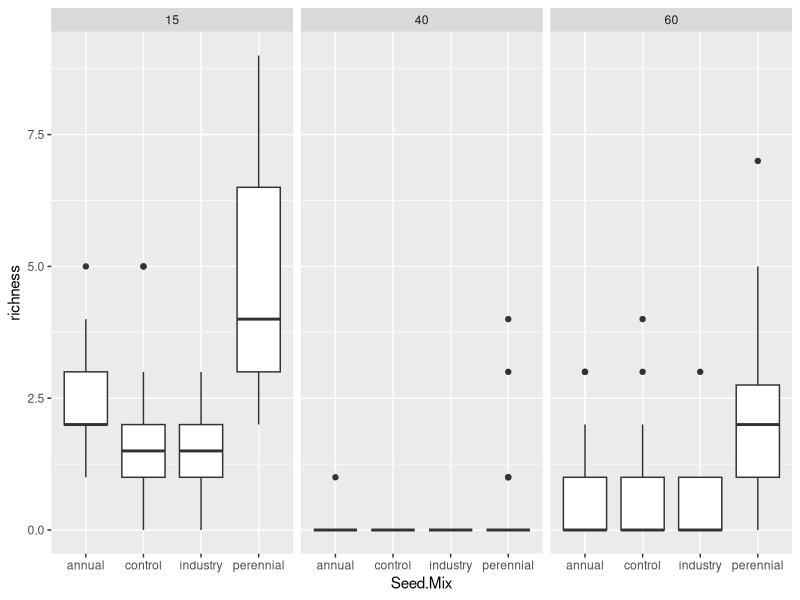
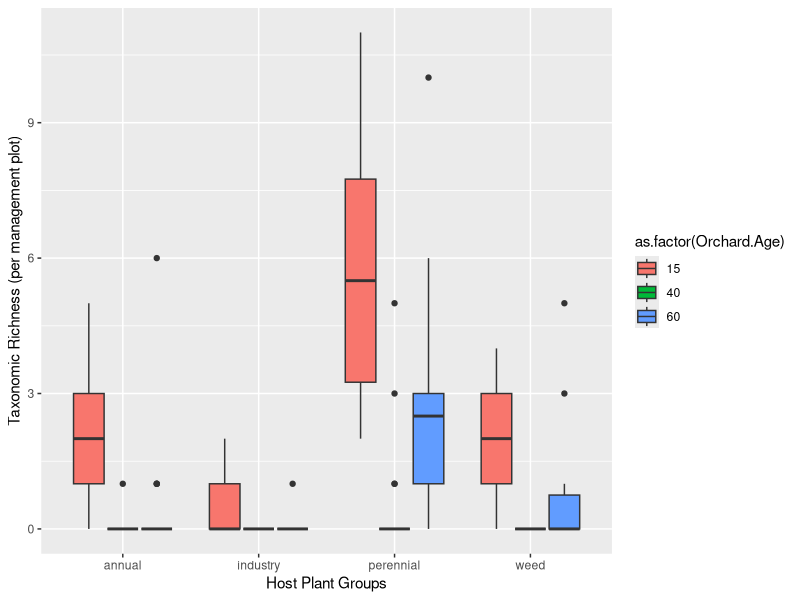

R code for these plots, in order: (Note: this script raises an error after producing the figures.)
## POLLINATOR THESIS PROJECT FIGURES
## Taxonomic richness by seed mix


## Libraries needed
library(tidyverse)
library(ggplot2)
library(dplyr)

#############################
#############################
## Import data
## Clean up column names and columns


#add in a full plot list to account for zeroes
plots <- read.csv("canopy_cover.csv")%>%
  filter(year==2021)%>% #have to do this here
  mutate(seedmix=ifelse(seedmix=="annuals", "annual", ifelse(seedmix=="perennials", "perennial", seedmix)))%>%
  dplyr::select(1:4)
names(plots) <- c("Orchard.Age", "Block", "Management", "Seed.Mix")

collectedpollinators_combined <- read.csv("collectedpollinators_combined.csv")
names(collectedpollinators_combined) <- c("Year", "Day","Month", "Orchard.Age","Block","Management",
                                          "Seed.Mix","Host.Plant","Order","Genus", "Notes",
                                          "Weed.ID", "Count")

collectedpollinators <- collectedpollinators_combined%>%
  mutate(Management=ifelse(Management=="flailscrape"|Management=="scraped", "scraped", ifelse(Management=="flail"|Management=="flailed", "flailed", "unmanaged")))%>%
  mutate(Seed.Mix=ifelse(Seed.Mix=="annuals"|Seed.Mix=="annual", "annual", ifelse(Seed.Mix=="perennials"|Seed.Mix=="perennial", "perennial", Seed.Mix)))%>%
  group_by(Year, Orchard.Age, Block, Management, Seed.Mix, Host.Plant, Order, Genus)%>%
  summarize(Count=sum(Count))
seedmix.rich<-collectedpollinators%>% #this is just the richness in each plot (ignoring what the species is)
  ungroup()%>%
  group_by(Orchard.Age, Block, Management, Seed.Mix)%>%
 summarize(richness=length(unique(Genus)))
seedmix.rich<-full_join(plots, seedmix.rich)%>%
  mutate(richness=ifelse(is.na(richness), 0, richness))

#############################
#############################

## First, I need to filter the collected pollinators dataset to find the taxonomic
## richness for each seed mix
## To do this, I don't actually want to use the 'Seed.Mix' column, since it's just
## the sub-plot that the insect was collected in and might have escapee plants in it.
## Instead, I should be able to filter by the actual plant that an insect was collected on
## and put it in the corresponding seed mix category
## E.g., if an insect was collected off of Achillea that was in the 'annual' subplot, I'll
## just look at the plant identity it was collected off of when adding it to the taxonomic
## richness value for the perennial seed mix -- so it doesn't matter that it was collected
## in an annual sub-plot.

annualspecies <- c("collomia", "amsinckia", "clarkia", "epilobium", "gilia",
                    "lotus", "plectritis", "sanguisorba")

perennialspecies <- c("achillea", "agoseris", "lomatium", "potentilla",
                                                      "prunella", "viola", "geum", "eriophyllum")

industryspecies <- c("barley", "oats", "vetch", "clover")

taxonomicrichness<-collectedpollinators%>% #this is just the richness in each plot (ignoring what the species is)
  mutate(seedmix2=ifelse(Host.Plant%in%perennialspecies, "perennial",
                         ifelse(Host.Plant%in%annualspecies, "annual", 
                                ifelse(Host.Plant%in%industryspecies, "industry", 
                                       ifelse(Host.Plant=="weed","weed", Host.Plant)))))%>%
  ungroup()%>%
  group_by(Orchard.Age, Block, Management, seedmix2)%>%
  summarize(richness=length(unique(Genus)))

newplots<-plots%>%  #convert to species types
  mutate(seedmix2=ifelse(Seed.Mix=="control", "weed", Seed.Mix))%>%
  dplyr::select(-Seed.Mix)

taxonomicrichness<-full_join(newplots, taxonomicrichness)%>% #need zeroes
  mutate(richness=ifelse(is.na(richness), 0, richness))



#############################
#############################

## Plot
## I want to do a box plot with error bars

#version 1: the actual seedmix
ggplot(subset(seedmix.rich, Seed.Mix!="megamix"), aes(x=Seed.Mix, y=richness))+geom_boxplot()+ #how did megamix get in here?
  facet_wrap(~Orchard.Age)

#version 2: based on species type
ggplot(subset(taxonomicrichness, seedmix2!="megamix"), aes(x=seedmix2, y=richness))+
  geom_boxplot(aes(fill=as.factor(Orchard.Age))) +
  labs(x="Host Plant Groups", y="Taxonomic Richness (per management plot)")


#############################
#############################
## Statistics
## I want to do a similar stat test (anova and Tukey) to what I did for visitations to see
## if there's statistically significant differences in richness between seed mixes.

seedmixrichnessmeans<-taxonomicrichness%>%
ungroup()%>%
    group_by(Orchard.Age, Block, seedmix2)%>%
  filter(seedmix2!="megamix")
  
aov <- aov(richness~seedmix2, data=seedmixrichnessmeans)
summary(aov)

## issue -- megamix shouldn't be in here; it's all zeroes
  
tukey <- TukeyHSD(aov, conf.level=.95)

## there is a statistically significant difference between perennials and industry, and
## perennials and weeds

#############################
#############################
## Statistics
## I also want to test if there's differences in richness within each orchard age

aovrichnessorchards <- aov(richness~seedmix2*as.factor(Orchard.Age), data=seedmixrichnessmeans)
tukey2 <- TukeyHSD(aovrichnessorchards, conf.level=.95)


test<-seedmixrichnessmeans%>%
  mutate(trt= as.factor(paste(seedmix2, Orchard.Age, sep="_")))%>%
  ungroup()

#COMPACT LETTER DISPLAY
cld(glht(aov(richness~trt, data=test), mcp(trt="Tukey"))) 



#############################
#############################
## Statistics
## There's significance between the perennial seed mix and all other seed mixes in both the 15 year and 60 year orchards,
## so I'm going to test if there are any significant differences between species
## within the perennial seed mix.

perennialrichness<-collectedpollinators%>%
  mutate(seedmix2=ifelse(Host.Plant%in%perennialspecies, "perennial",
                         ifelse(Host.Plant%in%annualspecies, "annual", 
                                ifelse(Host.Plant%in%industryspecies, "industry", 
                                       ifelse(Host.Plant=="weed","weed", Host.Plant)))))%>%
  ungroup()%>%
  group_by(Orchard.Age, Block, Host.Plant, seedmix2)%>%
  summarize(richness=length(unique(Genus)))%>%
  mutate(Host.Plant=as.factor(Host.Plant))#%>%
  filter(seedmix2 == "perennial")


ggplot(subset(perennialrichness, seedmix2!="megamix"), aes(x=Host.Plant, y=richness)) +
  geom_boxplot(aes(fill=seedmix2)) + geom_jitter()+ facet_grid(~Orchard.Age, scales="fixed")
labs(x="Host Plant Groups", y="Pollinator Visitation (per management plot)")


## Stat tests
#across all
aovperennials <- aov(richness~Host.Plant, data=perennialrichness)
tukey4 <- TukeyHSD(aovperennials, conf.level=.95)
cld(glht(aovperennials, mcp(Host.Plant="Tukey"))) 

#across all
aovperennials.15 <- aov(richness~Host.Plant, data=subset(perennialrichness, Orchard.Age==15))
tukey4 <- TukeyHSD(aovperennials, conf.level=.95)
cld(glht(aovperennials.15, mcp(Host.Plant="Tukey"))) 

#across all
aovperennials.40 <- aov(richness~Host.Plant, data=subset(perennialrichness, Orchard.Age==40))
tukey4 <- TukeyHSD(aovperennials, conf.level=.95)
cld(glht(aovperennials.40, mcp(Host.Plant="Tukey"))) 

#across all
aovperennial.60 <- aov(richness~Host.Plant, data=subset(perennialrichness, Orchard.Age==60))
tukey4 <- TukeyHSD(aovperennials, conf.level=.95)
cld(glht(aovperennial.60, mcp(Host.Plant="Tukey"))) 

## Stat tests
#aovperennialrichness <- aov(richness~Host.Plant, data=perennialrichness)
#tukey3 <- TukeyHSD(aovperennialrichness, conf.level=.95)
#cld(glht(aovperennialrichness, mcp(Host.Plant="Tukey"))) 

## No significance between species across all orchard ages, so I'll look at it within 
## each orchard age:
aovperennialrichorchard <- aov(richness~Host.Plant*as.factor(Orchard.Age), data=perennialrichness)
tukey4 <- TukeyHSD(aovperennialrichorchard, conf.level=.95)
